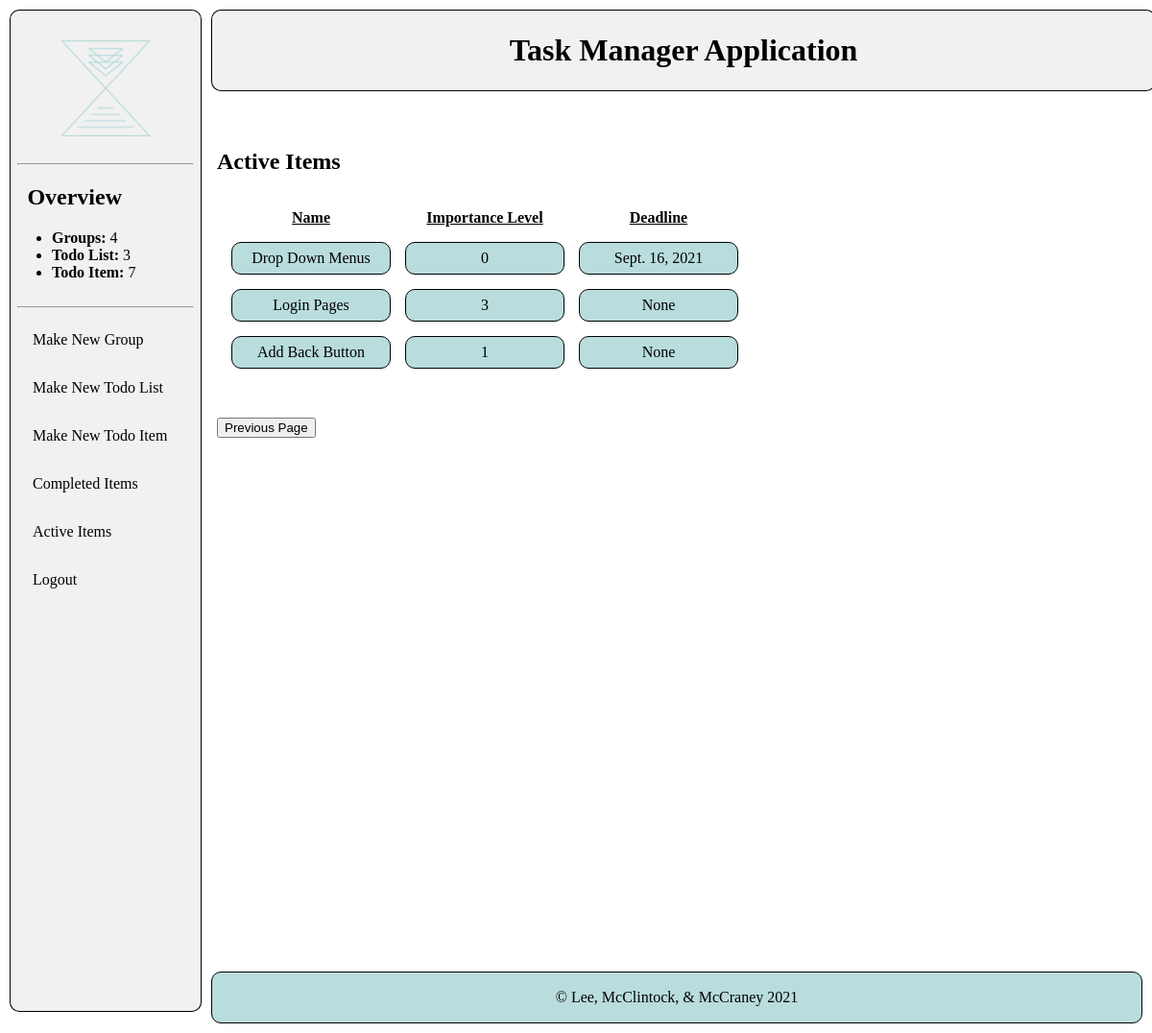
The app's page /uncompleted (signed in) with its own data.
### calendarApp/models.py (models this page shows, shortened)
class TodoItem(models.Model):
    CHOICES = [(i,i) for i in range(4)]
    user = models.ForeignKey(User, on_delete=models.CASCADE)
    todoList = models.ForeignKey(TodoList, on_delete=models.CASCADE)
    name = models.CharField(max_length=200)
    description = models.CharField(max_length=200, blank=True)
    completed = models.BooleanField(default=False)
    completedDate = models.DateField(null=True, blank=True)
    deadline = models.DateField(null=True, blank=True)
    importanceLevel = models.IntegerField(default=0, choices=CHOICES)

### calendarApp/views.py (the view)
# urls.py: path("uncompleted", views.uncompletedItems, name="uncompletedItems"),
@login_required
def uncompletedItems(request):
    todoItems = TodoItem.objects.all().filter(completed=False, user=request.user)
    return render(request, "uncompletedItems.html", {"todoItems": todoItems})

### calendarApp/models.py (called while the page is built)
    def __str__(self):
        return self.name

    def __str__(self):
        return self.name

### calendarSite/context_processors.py (called while the page is built)
def count(request):
    if request.user.is_authenticated:
        return {
            'num_Group': Group.objects.filter(user=request.user).count(),
            'num_TodoList': TodoList.objects.filter(user=request.user).count(),
            'num_TodoItem': TodoItem.objects.filter(user=request.user).count(),
        }
    else:
        return {
            'num_Group': 0,
            'num_TodoList':0,
            'num_TodoItem': 0,
        }

### calendarApp/templates/uncompletedItems.html (shortened to what this page needs)
{% extends "base_generic.html" %}
{% block content %}
<div class="content">
    <div class="detail">
        <div class="formContent">
            {% if todoItems%}
                <h2>Active Items</h2>
                <table id="myTable">
                    <tr>
                        <th id="listName"><u>Name</u></th>
                        <th id="importanceLevel"><u>Importance Level</u></th>
                        <th id="deadline"><u>Deadline</u></th>
                    </tr>
                {% for todoItem in todoItems %}
                    <tr>
                        <td><a href="/{{todoItem.todoList.group}}/{{todoItem.todoList}}/{{todoItem.name}}">{{todoItem.name}}</a></td>
                        <td>{{todoItem.importanceLevel}}</td>
                        <td>{{todoItem.deadline}}</td>
                    </tr>
                {% endfor %}
                </table>
            {% else %}
                <p>You have no uncompleted items</p>
            {% endif %}
        </div>
    </div>
    <br><br>
    <button onclick="location.href='javascript:history.go(-1)' ">Previous Page</a></button>
</div>
{% endblock %}

### calendarApp/static/calendarApp/style.css (style rules this page uses)
body { margin: 10px; }
h2 { color: black; }
a { color: black; }
a:link { text-decoration: none; }
div.content { margin-left: 200px; padding: 1px 16px; height: 1000px; }
.formContent { margin-top: 9rem; }
table { border-spacing: 15px 15px; }
td { width: 150px; text-align: center; border: 1px solid black; padding: 7px; background-color: #B9DCDC; border-radius:10px; }

### records on screen
TodoItem: name "Drop Down Menus", importanceLevel "0", deadline "Sept. 16, 2021"
TodoItem: name "Login Pages", importanceLevel "3", deadline "None"
TodoItem: name "Add Back Button", importanceLevel "1", deadline "None"

### other values on screen
{{ num_Group }} "4"
{{ num_TodoList }} "3"
{{ num_TodoItem }} "7"
